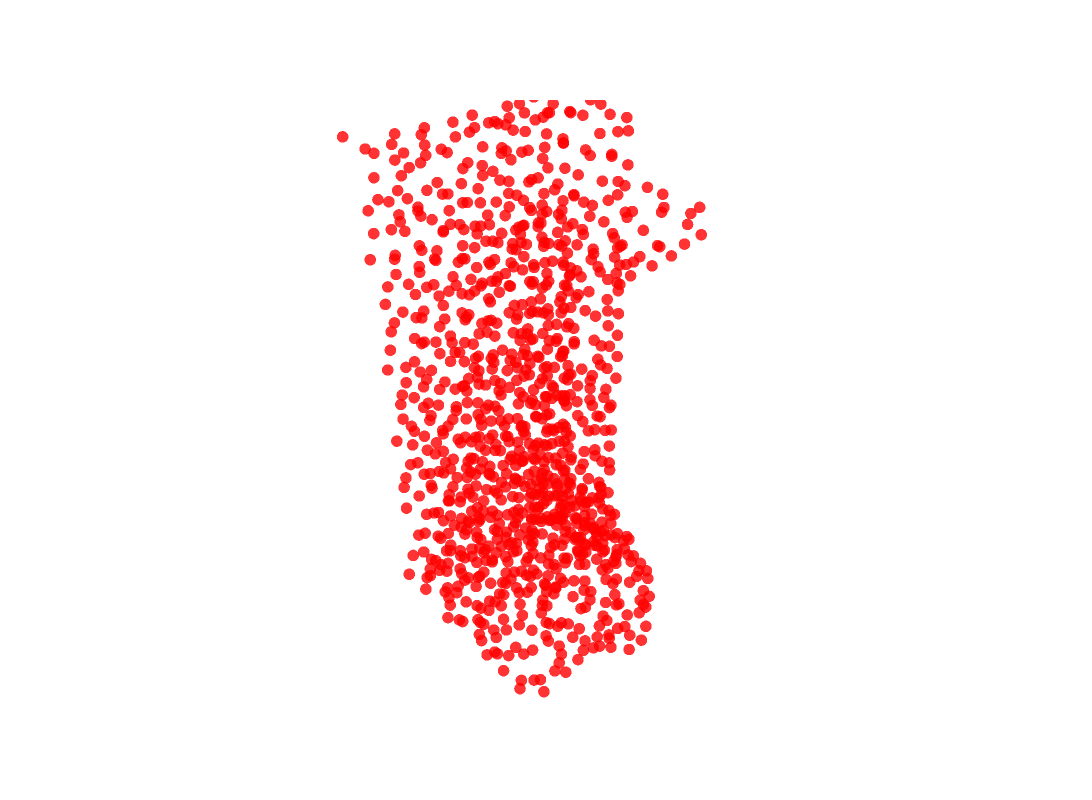

Notebook code cell kept with this figure:
### Code cell
import plotly.graph_objects as go
import numpy as np

# Assume you have 'points' as your point cloud data. 
# The shape of points should be Nx3 (N points in 3D)
# points = np.random.rand(100, 3)
# print(data_all[0].shape)

# points = data_all[0].detach().cpu().numpy()
for data, label in tqdm(train_loader):
    points1 = data[0].detach().cpu().numpy()
    points2 = data[1].detach().cpu().numpy()
    points3 = data[2].detach().cpu().numpy()
    points4 = data[3].detach().cpu().numpy()
    break

print(label)
points2 -=  np.array([10, 0, 0])
points3 +=  np.array([4, 0, 0])
# Define the 3D scatter plot
# Define the 3D scatter plots
scatter1 = go.Scatter3d(
    x=points1[:, 0],
    y=points1[:, 1],
    z=points1[:, 2],
    mode='markers',
    marker=dict(
        size=4,
        color='red',  # color set to red
        opacity=0.8
    ),
    name='Point cloud 1'  # name displayed in legend
)

# scatter2 = go.Scatter3d(
#     x=points2[:, 0],
#     y=points2[:, 1],
#     z=points2[:, 2],
#     mode='markers',
#     marker=dict(
#         size=4,
#         color='blue',  # color set to blue
#         opacity=0.8
#     ),
#     name='Point cloud 2'  # name displayed in legend
# )

# scatter3 = go.Scatter3d(
#     x=points3[:, 0],
#     y=points3[:, 1],
#     z=points3[:, 2],
#     mode='markers',
#     marker=dict(
#         size=4,
#         color='green',  # color set to blue
#         opacity=0.8
#     ),
#     name='Point cloud 4'  # name displayed in legend
# )


# Define the layout of the plot with desired width and height and hide the axes
layout = go.Layout(
    autosize=False,  # This enables custom size
    width=1500,  # Custom width
    height=800,  # Custom height
    scene=dict(
        xaxis=dict(showticklabels=False, visible=False),
        yaxis=dict(showticklabels=False, visible=False),
        zaxis=dict(showticklabels=False, visible=False),
        # annotations=[  # add annotations
        #     dict(
        #         showarrow=False,
        #         x=points1[0, 0],  # x position of the annotation
        #         y=points1[0, 1],  # y position of the annotation
        #         z=points1[0, 2],  # z position of the annotation
        #         text="Point cloud 1",  # text of the annotation
        #         xanchor="left",
        #         xshift=10,
        #         opacity=0.7
        #     ),
        #     dict(
        #         showarrow=False,
        #         x=points2[0, 0],  # x position of the annotation
        #         y=points2[0, 1],  # y position of the annotation
        #         z=points2[0, 2],  # z position of the annotation
        #         text="Point cloud 2",  # text of the annotation
        #         xanchor="left",
        #         xshift=10,
        #         opacity=0.7
        #     )
        # ]
    )
)

# Create the plot
fig = go.Figure(data=[scatter1], layout=layout)

# Show the plot
fig.show()

### Figure 1 — Plotly figure (JSON) as saved in the notebook; plotly's stock layout.template omitted (floating-point values rounded to 4 significant figures; data arrays with more than 128 entries replaced by an {"elided": "..."} marker saying what was removed)
{"data": [{"marker": {"color": "red", "opacity": 0.8, "size": 4}, "mode": "markers", "name": "Point cloud 1", "type": "scatter3d", "x": {"elided": "1024 float values"}, "y": {"elided": "1024 float values"}, "z": {"elided": "1024 float values"}}], "layout": {"autosize": false, "height": 800, "scene": {"xaxis": {"showticklabels": false, "visible": false}, "yaxis": {"showticklabels": false, "visible": false}, "zaxis": {"showticklabels": false, "visible": false}}, "width": 1500}}
